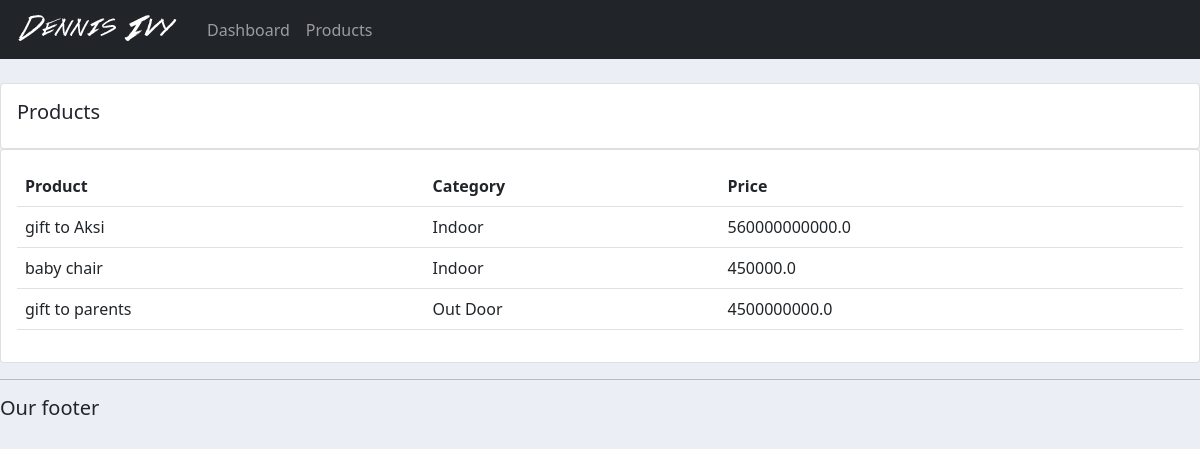
Screenshot of /products/ with the database file from the repository.
### accounts/models.py (models this page shows, shortened)
class Product(models.Model):
    CATEGORY = (
        ('Indoor', 'Indoor'),
        ('Out Door', 'Out Door'),
    )
    name = models.CharField(max_length=200, null=True)
    price = FloatField(null=True)
    category = models.CharField(max_length=200, null=True, choices=CATEGORY)
    description = models.CharField(max_length=200, null=True, blank=True)
    date_created = models.DateTimeField(auto_now_add=True, null=True)
    tags = models.ManyToManyField(Tag)

### accounts/views.py (the view)
# urls.py: path('products/', views.products, name='products'),
def products(request):
    products = Product.objects.all()
    return render(request, 'accounts/products.html', {'products': products})

### accounts/templates/accounts/products.html
{% extends 'accounts/main.html' %}
{% block content %}
    <br>
    <div class="row">
        <div class="col-md">
            <div class="card card-body">
                <h5>Products</h5>
            </div>
            <div class="card card-body">
                <table class="table">
                    <tr>
                        <th>Product</th>
                        <th>Category</th>
                        <th>Price</th>
                    </tr>
                    {% for i in products %}
                    <tr>
                        <td>{{i.name}}</td>
                        <td>{{i.category}}</td>
                        <td>{{i.price}}</td>
                    </tr>
                    {% endfor %}
            </table>
        </div>
    </div>
</div>
{% endblock %}

### static/css/main.css (style rules this page uses)
body { background-color: #ebeff5; }

### rows the page displays
Product: name "gift to Aksi", category "Indoor", price "560000000000.0"
Product: name "baby chair", category "Indoor", price "450000.0"
Product: name "gift to parents", category "Out Door", price "4500000000.0"
